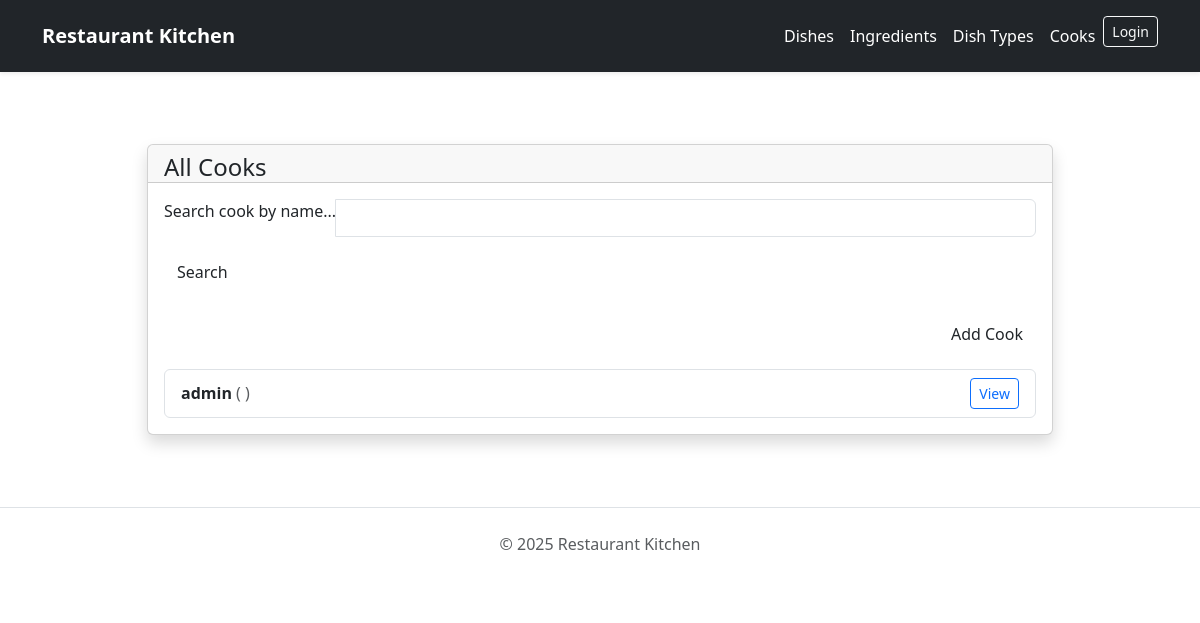
/cooks/, run on an earlier commit of the app's database.
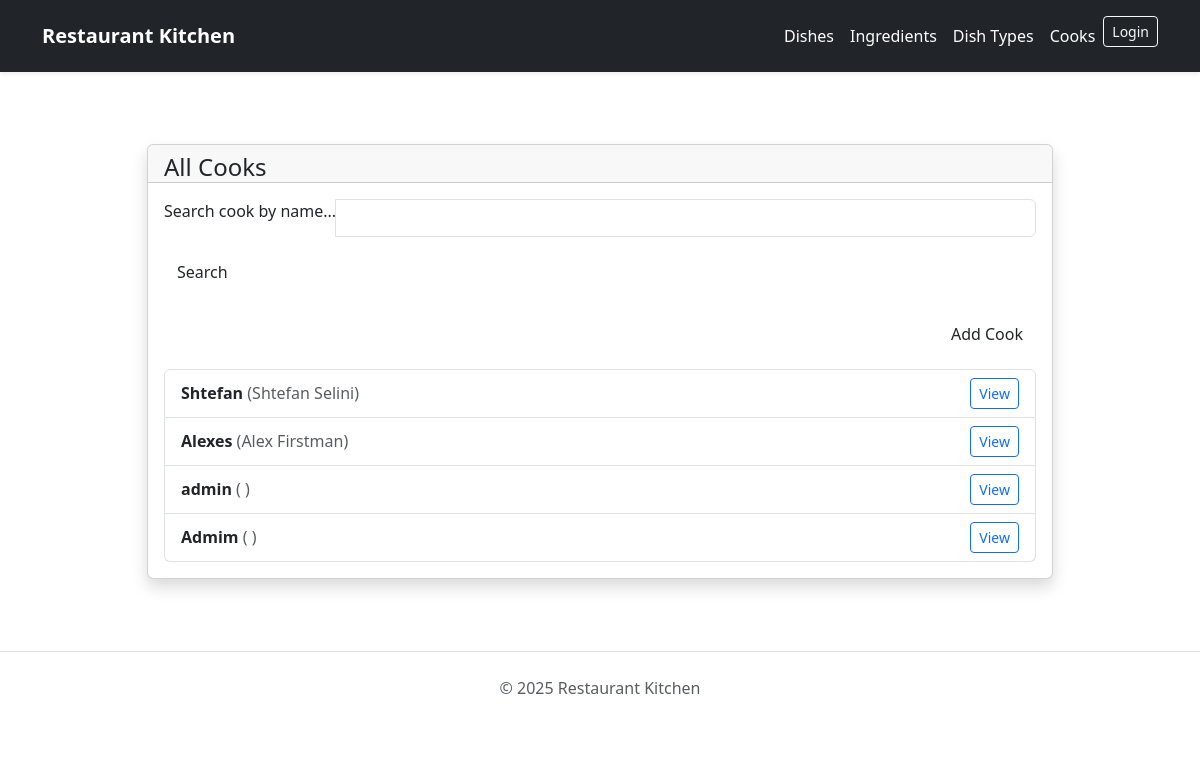
And on a later commit of the database.
### menu/models.py (models this page shows, shortened)
class Cook(AbstractUser):
    years_of_experience = models.PositiveIntegerField(default=0)
    specialization = models.CharField(
        max_length=255,
        blank=True,
        help_text="Specialization of the cook",
    )
    class Meta:
        verbose_name = "Cook"
        verbose_name_plural = "Cooks"
        ordering = ("-years_of_experience",)

### menu/views.py (the view)
# urls.py: path("cooks/", views.CookListView.as_view(), name="cook-list"),
class CookListView(generic.ListView):
    model = Cook
    template_name = "menu/cook_list.html"
    context_object_name = "cook_list"
    paginate_by = 10
    queryset = Cook.objects.all()
    def get_context_data(self, **kwargs):
        context = super().get_context_data(**kwargs)
        username = self.request.GET.get("username", "")
        context["search_form"] = CookSearchForm(initial={"username": username})
        return context
    def get_queryset(self):
        form = CookSearchForm(self.request.GET)
        if form.is_valid():
            username = form.cleaned_data["username"]
            if username:
                return self.queryset.filter(username__icontains=username)
        return self.queryset

### menu/forms.py
class CookSearchForm(forms.Form):
    username = forms.CharField(
        required=False,
        label="",
        widget=forms.TextInput(attrs={"placeholder": "Search cook by username"})
    )

### templates/menu/cook_list.html (shortened to what this page needs)
{% extends "base.html" %}
{% load static %}
{% block body %}class="bg-gray-200"{% endblock %}
{% block content %}
<div class="container py-4 mt-6">
  <div class="row">
    <div class="col-lg-10 mx-auto">
      <div class="card shadow">
        <div class="card-header pb-0">
          <h4 class="mb-0">All Cooks</h4>
        </div>
        <div class="card-body">
          <form method="get" class="mb-4">
            <div class="input-group input-group-outline">
              <label class="form-label">Search cook by name...</label>
              <input type="text" name="name" class="form-control" value="{{ request.GET.name }}">
            </div>
            <button class="btn bg-gradient-primary mt-3" type="submit">Search</button>
          </form>
          <div class="d-flex justify-content-end mb-3">
            <a class="btn bg-gradient-success" href="{% url 'menu:cook-create' %}">Add Cook</a>
          </div>
          <ul class="list-group">
            {% for cook in cook_list %}
              <li class="list-group-item d-flex justify-content-between align-items-center">
                <div>
                  <strong>{{ cook.username }}</strong>
                  <span class="text-muted">({{ cook.first_name }} {{ cook.last_name }})</span>
                </div>
                <a href="{% url 'menu:cook-detail' cook.pk %}" class="btn btn-sm btn-outline-primary">View</a>
              </li>
            {% empty %}
              <li class="list-group-item text-center">No cooks found.</li>
            {% endfor %}
          </ul>
        </div>
      </div>
    </div>
  </div>
</div>
{% endblock %}

What changed in the data, as far as the page shows it:
added Cook: username "Shtefan", first_name "Shtefan", last_name "Selini"
added Cook: username "Alexes", first_name "Alex", last_name "Firstman"
added Cook: username "Admim"
